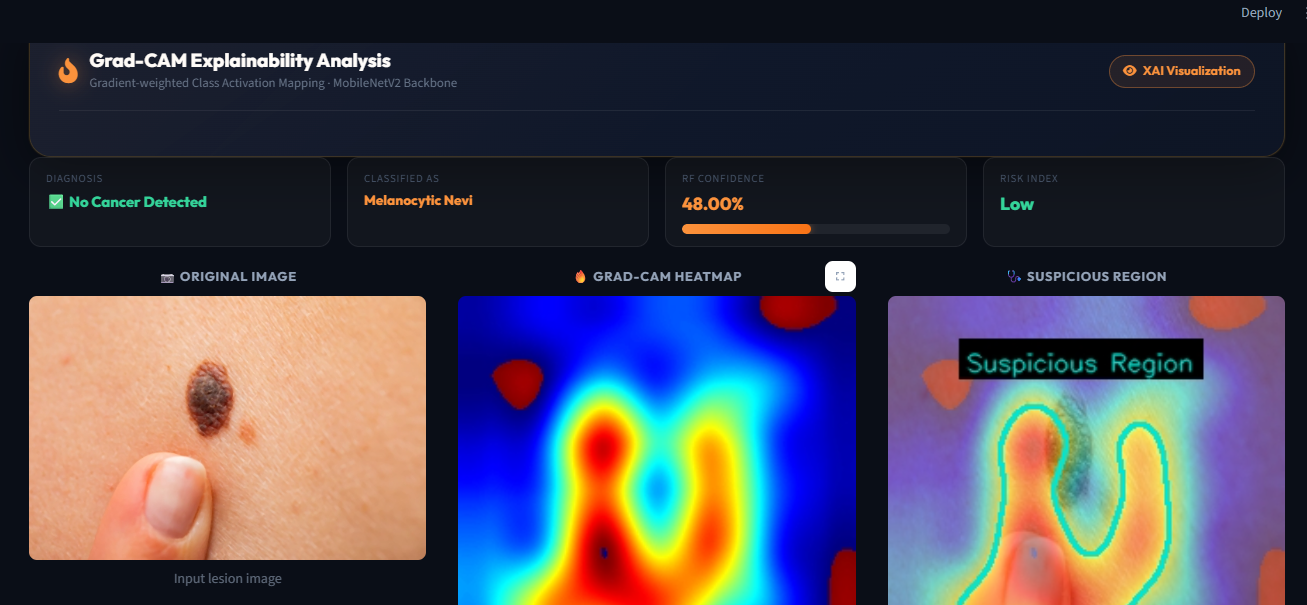
#> input picture images/Gradcam.png.png, 1307 x 605 px
$ python -i image_validator.py   (imports and definitions only)
#> lines starting #> are read from the running program, lines starting #| are printed output that depends on the picture
import cv2
import numpy as np

from PIL import Image

def validate_skin_lesion_image(image_path_or_nparray):
    """
    Validates an image before skin lesion prediction:
    1. Checks if the image is readable/corrupted.
    2. Detects if a human face is present (using OpenCV Haar Cascades).
    3. Checks if the image is blank (pure white, pure black, or extremely low variance).

    Returns:
        tuple: (is_valid, message)
        - is_valid (bool): True if the image is a valid skin lesion image, False otherwise.
        - message (str): Explanation of validation failure, or "Valid skin lesion image" if valid.
    """
#> called with image_path_or_nparray = 'images/Gradcam.png.png'
    # Load image if file path is provided
    if isinstance(image_path_or_nparray, str):
        img = cv2.imread(image_path_or_nparray)
#> img is the input picture: shape (605, 1307, 3); mean B, G, R 82.7, 70.3, 72.8
        if img is None:
            return False, "Corrupted or unsupported file format. Please upload a valid image."
    elif isinstance(image_path_or_nparray, Image.Image):
        # Convert PIL to BGR numpy array
        img = cv2.cvtColor(np.array(image_path_or_nparray), cv2.COLOR_RGB2BGR)
    else:
        if image_path_or_nparray is None:
            return False, "No image data received."
        if hasattr(image_path_or_nparray, 'size') and image_path_or_nparray.size == 0:
            return False, "No image data received."
        img = image_path_or_nparray.copy()

    # Convert to grayscale for validation routines
    gray = cv2.cvtColor(img, cv2.COLOR_BGR2GRAY)
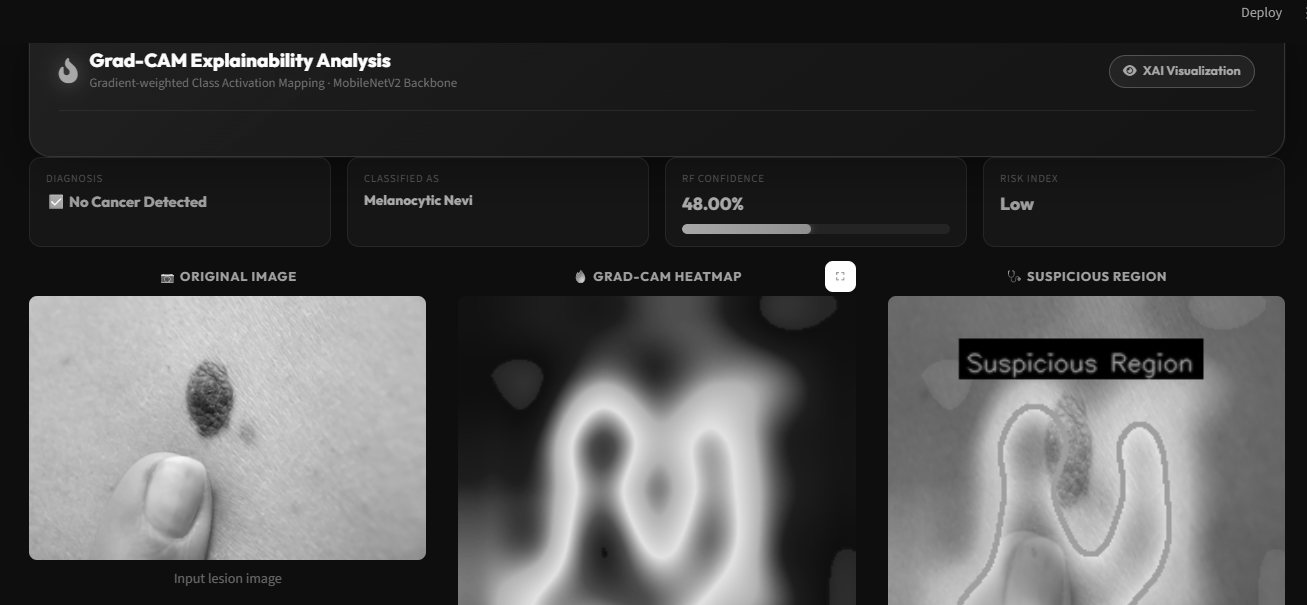
#> gray: shape (605, 1307); min 0, max 255, mean 72.5

    # --- 1. Face Detection ---
    # Load OpenCV's built-in frontal face Haar cascade
    face_cascade_path = cv2.data.haarcascades + 'haarcascade_frontalface_default.xml'
    face_cascade = cv2.CascadeClassifier(face_cascade_path)

    if face_cascade.empty():
        # Fallback if XML is not loaded properly (unlikely but safe)
        print("[Warning] Face cascade XML could not be loaded from OpenCV default directory.")
    else:
        # Detect faces. ScaleFactor and minNeighbors are set to balance precision/recall
        faces = face_cascade.detectMultiScale(gray, scaleFactor=1.1, minNeighbors=5, minSize=(30, 30))
#> faces = ()
        if len(faces) > 0:
            return False, "Human Face Detected – Please Show a Skin Lesion Image Only."

    # --- 2. Blank / Solid Color Detection ---
    # Compute image statistics
    mean_val = np.mean(gray)
#> mean_val = 72.54
    std_val = np.std(gray)
#> std_val = 71.42

    # If the standard deviation is extremely low, it's a blank or solid-color image
    if std_val < 10.0:
        return False, "Blank or extremely low-contrast image. Please provide a clear skin lesion image."

    # Check if the image is almost fully white or black
    if mean_val > 248.0:
        return False, "Invalid image: Pure white or overexposed frame."
    if mean_val < 8.0:
        return False, "Invalid image: Pure black or underexposed frame."

    # --- 3. Lesion Shape Contrast Pre-screen ---
    # (Optional) Verify if there is a minimum structure in the image.
    # Skin lesions usually have a distinguishable region in contrast to surrounding skin.
    # If standard deviation is extremely low, we flag it.

    return True, "Valid skin lesion image."

>>> result = validate_skin_lesion_image('images/Gradcam.png.png')

$ run again, on images/home page.png.png
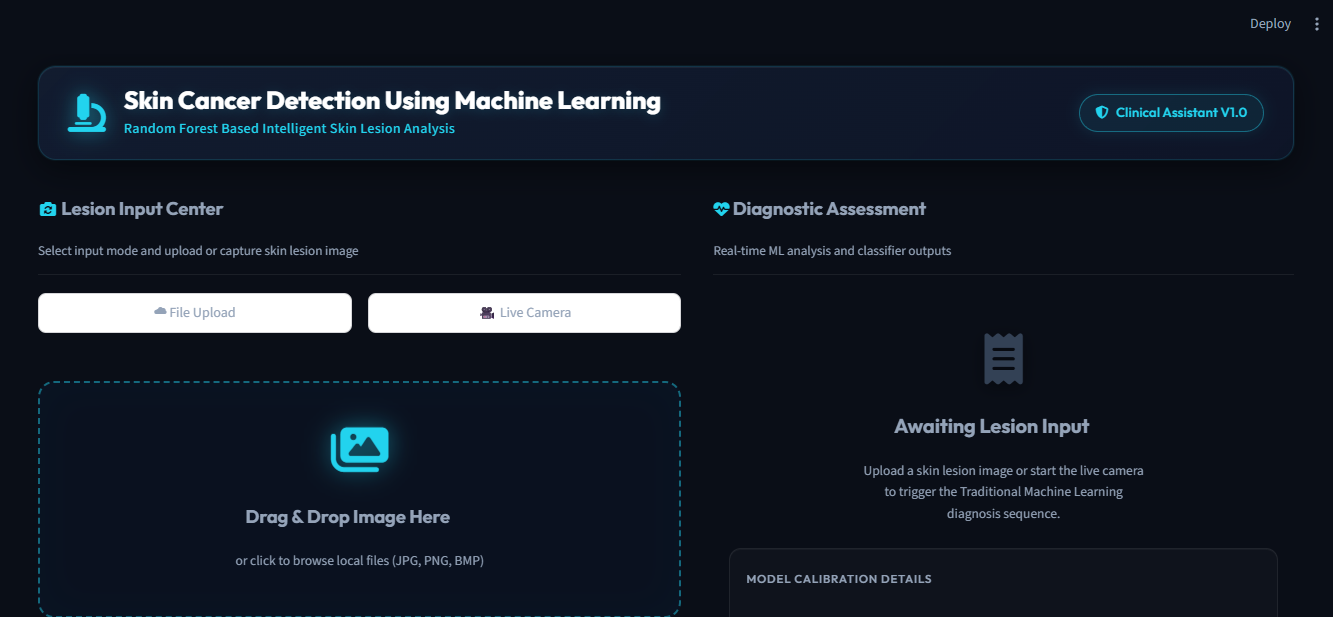
#> input picture images/home page.png.png, 1333 x 617 px
#> in validate_skin_lesion_image, img is the input picture: shape (617, 1333, 3); mean B, G, R 39.6, 28.4, 21.6
#> in validate_skin_lesion_image, `gray = cv2.cvtColor(img, cv2.COLOR_BGR2GRAY)`:
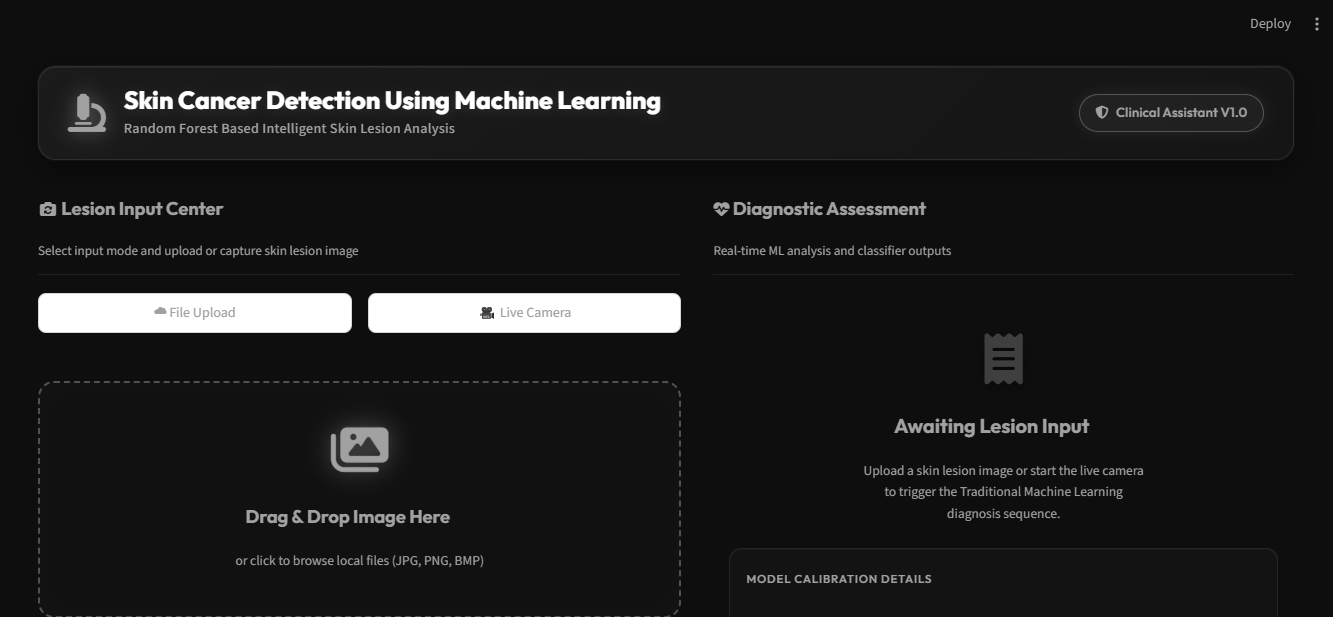
#> gray: shape (617, 1333); min 10, max 255, mean 27.8
#> faces = ()
#> mean_val = 27.81
#> std_val = 46.76

$ run again, on images/upload.png.png
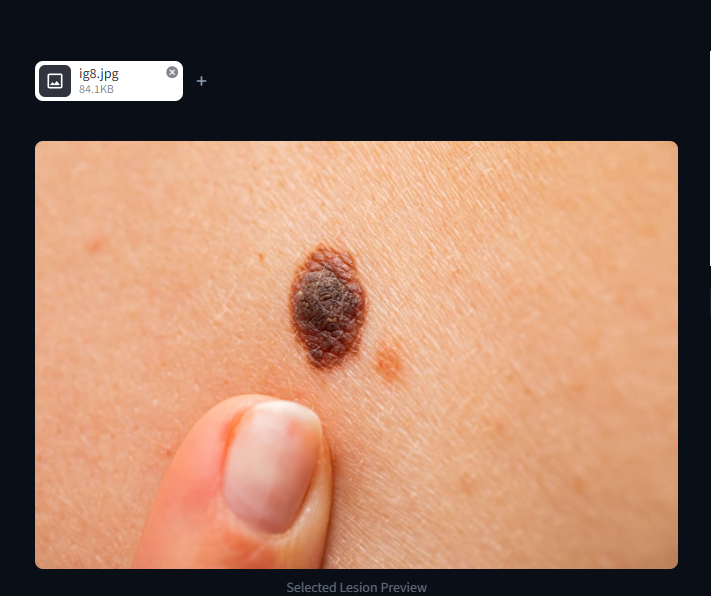
#> input picture images/upload.png.png, 711 x 596 px
#> in validate_skin_lesion_image, img is the input picture: shape (596, 711, 3); mean B, G, R 96.2, 116.7, 155.5
#> in validate_skin_lesion_image, `gray = cv2.cvtColor(img, cv2.COLOR_BGR2GRAY)`:
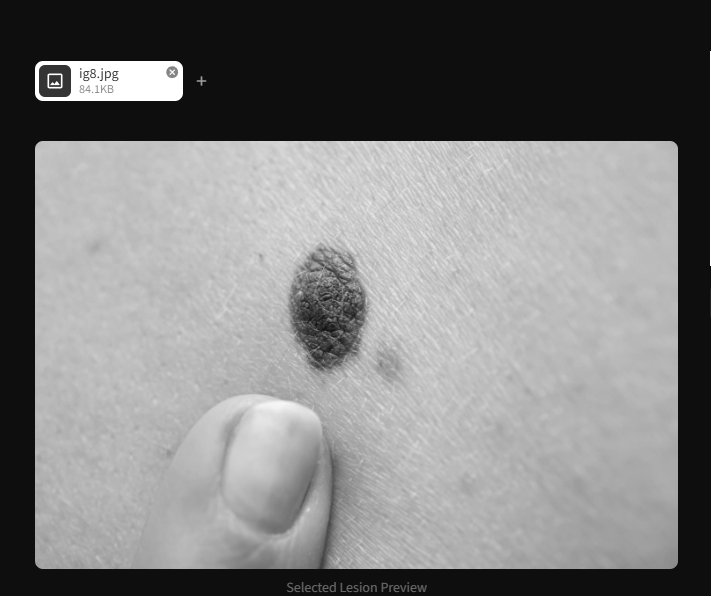
#> gray: shape (596, 711); min 14, max 255, mean 126
#> faces = ()
#> mean_val = 126
#> std_val = 82.13
